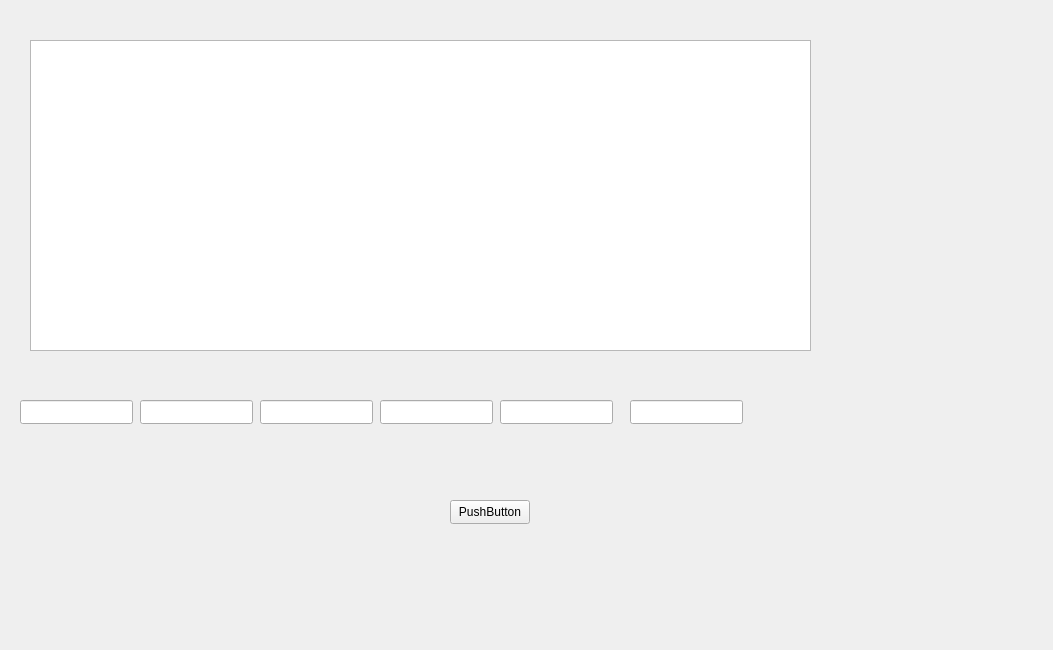
<?xml version="1.0" encoding="UTF-8"?>
<ui version="4.0">
 <class>SalesListForm</class>
 <widget class="QWidget" name="SalesListForm">
  <property name="geometry">
   <rect>
    <x>0</x>
    <y>0</y>
    <width>1053</width>
    <height>650</height>
   </rect>
  </property>
  <property name="windowTitle">
   <string>Form</string>
  </property>
  <widget class="QTableView" name="tableView_sales">
   <property name="geometry">
    <rect>
     <x>30</x>
     <y>40</y>
     <width>781</width>
     <height>311</height>
    </rect>
   </property>
  </widget>
  <widget class="QPushButton" name="pushButton_deleteSale">
   <property name="geometry">
    <rect>
     <x>450</x>
     <y>500</y>
     <width>80</width>
     <height>24</height>
    </rect>
   </property>
   <property name="text">
    <string>PushButton</string>
   </property>
  </widget>
  <widget class="QLineEdit" name="lineEdit_code">
   <property name="geometry">
    <rect>
     <x>630</x>
     <y>400</y>
     <width>113</width>
     <height>24</height>
    </rect>
   </property>
  </widget>
  <widget class="QLineEdit" name="lineEdit_name">
   <property name="geometry">
    <rect>
     <x>500</x>
     <y>400</y>
     <width>113</width>
     <height>24</height>
    </rect>
   </property>
  </widget>
  <widget class="QLineEdit" name="lineEdit_quantity">
   <property name="geometry">
    <rect>
     <x>380</x>
     <y>400</y>
     <width>113</width>
     <height>24</height>
    </rect>
   </property>
  </widget>
  <widget class="QLineEdit" name="lineEdit_price">
   <property name="geometry">
    <rect>
     <x>260</x>
     <y>400</y>
     <width>113</width>
     <height>24</height>
    </rect>
   </property>
  </widget>
  <widget class="QLineEdit" name="lineEdit_total">
   <property name="geometry">
    <rect>
     <x>140</x>
     <y>400</y>
     <width>113</width>
     <height>24</height>
    </rect>
   </property>
  </widget>
  <widget class="QLineEdit" name="lineEdit_date">
   <property name="geometry">
    <rect>
     <x>20</x>
     <y>400</y>
     <width>113</width>
     <height>24</height>
    </rect>
   </property>
  </widget>
 </widget>
 <resources/>
 <connections/>
</ui>
